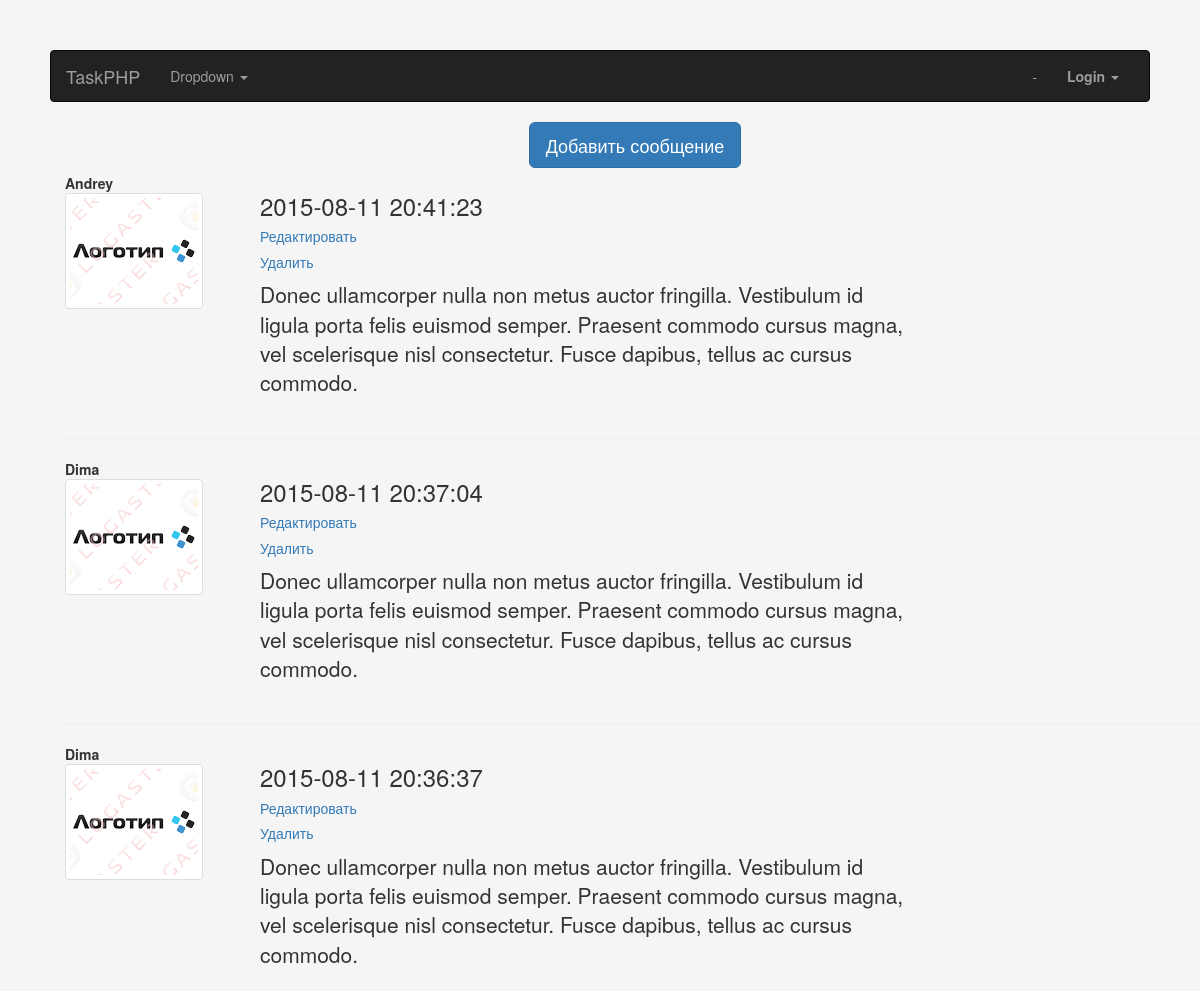
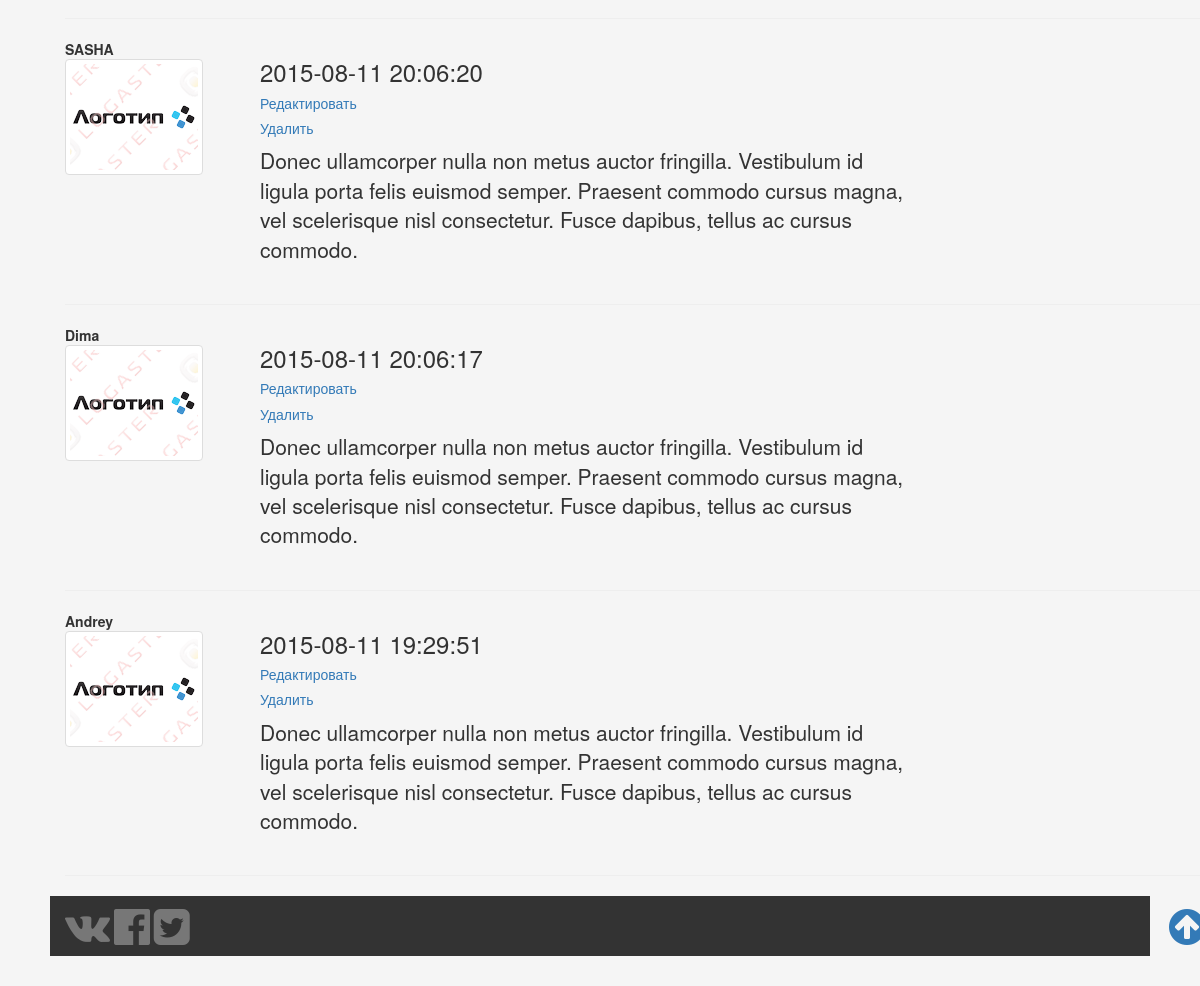
Page /view/index-local.php on the committed database (2 pictures, top to bottom).
### tables this page shows
CREATE TABLE IF NOT EXISTS `tbl_post` (
  `id` int(11) NOT NULL AUTO_INCREMENT,
  `content` text NOT NULL,
  `create_time` timestamp NOT NULL DEFAULT CURRENT_TIMESTAMP ON UPDATE CURRENT_TIMESTAMP,
  `author_id` int(11) NOT NULL,
  PRIMARY KEY (`id`),
  KEY `FK_post_author` (`author_id`),
  CONSTRAINT `FK_post_author` FOREIGN KEY (`author_id`) REFERENCES `tbl_user` (`id`) ON DELETE CASCADE
);

CREATE TABLE IF NOT EXISTS `tbl_user` (
  `id` int(11) NOT NULL AUTO_INCREMENT,
  `username` varchar(128) NOT NULL,
  `password` varchar(128) NOT NULL,
  `email` varchar(128) NOT NULL,
  `profile` text,
  PRIMARY KEY (`id`)
);

### controller/pages.php (called while the page is built, shortened)
<?php
require_once('../model/model.php');
require_once('getdata.php');
$pages = array('messages','getdata','insertmsg','insertData');
$page = (isset($_GET['page']) && in_array($_GET['page'],$pages))? $_GET['page']:DEFAULT_PAGE;
require_once($page.'.php');
?>

### controller/getdata.php (called while the page is built)
<?php
$db_query = new dbQuery();
$get_posts = $db_query->getQuery($db_query->getPosts());
?>

### model/model.php (called while the page is built, shortened)
<?php
class dbQuery extends ConnectDB
{
    function getPosts()
    {
        return
            $get_posts = "SELECT P.id,P.content,P.create_time,P.author_id,U.username,U.email
                          FROM tbl_post AS P
                          INNER JOIN  tbl_user AS U
                          WHERE P.author_id=U.id ORDER BY create_time DESC;";
    }
    static function getQuery($sql)
    {
        $select = parent::$DBH->prepare("$sql");
        $select->execute();
        $arr = $select->fetchAll(PDO::FETCH_ASSOC);
        return $arr;
    }
}

### view/messages.php (the view, shortened to what this page needs)
<div class="container marketing" style="margin-top: 5px">
            <?php
            foreach ($get_posts as $array) {
                        echo "<div class='row featurette'>
                            <div class='col-md-2'>
                            <table>
                            <input type='hidden' name='id' value=".$array['id']."/>
                            <input type='hidden' name='author_id' value=".$array['author_id']."/>
                            <th>{$array['username']}</th>
                            <tr><td><img class='featurette-image img-responsive img-thumbnail' src='../img/logo.png' alt=''></td></tr>
                            <tr><td></td></tr>
                            </table>
                            </div>
                            <div class='col-md-7'>
                            <h3 class='featurette-heading'>
                            {$array['create_time']}</h3>
                            <h5 class='featurette-heading'>
                            <a href='' data-toggle='modal' data-target='#editMsg'>Редактировать</a></h5>
                            <h5 class='featurette-heading'>
                            <a href='../controller/deleteMsg.php?id={$array['id']}'>Удалить</a></h5>
                            <p class='lead'>Donec ullamcorper nulla non metus auctor fringilla. Vestibulum id ligula porta felis euismod semper. Praesent commodo cursus magna, vel scelerisque nisl consectetur. Fusce dapibus, tellus ac cursus commodo.</p>
                            </div>
                            </div><hr class='featurette-divider'>";
            }
            ?>
</div>

### view/index-local.php (shortened to what this page needs)
<!DOCTYPE html>
<html>
<head lang="ru">
    <link rel="stylesheet" href="../css/bootstrap.css">
    <link rel="stylesheet" href="../css/font-awesome.css">
    <link rel="stylesheet" href="../css/style.css">
</head>
<body>
    <?php require_once("header.php");?>
    <?php require_once ('../controller/pages.php');?>
    <?php require_once("footer.php");?>
</body>
</html>

### view/HEADER.PHP (shortened to what this page needs)
<nav class="navbar navbar-default navbar-inverse" role="navigation">
    <div class="container-fluid">
        <div class="navbar-header">
            <a class="navbar-brand" href="#">TaskPHP</a>
        </div>
        <div class="collapse navbar-collapse" id="bs-example-navbar-collapse-1">
            <ul class="nav navbar-nav">
                <li class="dropdown">
                    <a href="#" class="dropdown-toggle" data-toggle="dropdown">Dropdown <span class="caret"></span></a>
                </li>
            </ul>
            <ul class="nav navbar-nav navbar-right">
                <li>
                    <p class="navbar-text">-</p>
                </li>
                <li class="dropdown">
                    <a href="#" class="dropdown-toggle" data-toggle="dropdown"><b>Login</b> <span class="caret"></span></a>
                </li>
            </ul>
        </div>
    </div>
</nav>
        <div class="container" id=addmsg>
            <button class="btn btn-primary btn-lg" data-toggle="modal" data-target="#myModal">
                Добавить сообщение
            </button>
        </div>

### view/footer.php
<div id="footer">
    <div class="container">
        <p class="pull-right" id="back2top"><a href="#"><i class="fa fa-arrow-circle-up fa-3x"></i></a></p>
        <p class="text-muted" id="back2top">
            <i class="fa fa-vk fa-3x"></i> <i class="fa fa-facebook-official fa-3x"></i> <i class="fa fa-twitter-square fa-3x"></i></p>
    </div>
</div>

### css/style.css (style rules this page uses)
body { background:whitesmoke; padding:50px; }
#footer { height: 60px; background-color: #333333; }
#back2top { margin-top: 10px; }
#addmsg { text-align: center; }

### rows in the picture
tbl_post: author.username "Andrey", create_time "2015-08-11 20:41:23"
tbl_post: author.username "Dima", create_time "2015-08-11 20:37:04"
tbl_post: author.username "Dima", create_time "2015-08-11 20:36:37"
tbl_post: author.username "SASHA", create_time "2015-08-11 20:06:20"
tbl_post: author.username "Dima", create_time "2015-08-11 20:06:17"
tbl_post: author.username "Andrey", create_time "2015-08-11 19:29:51"
